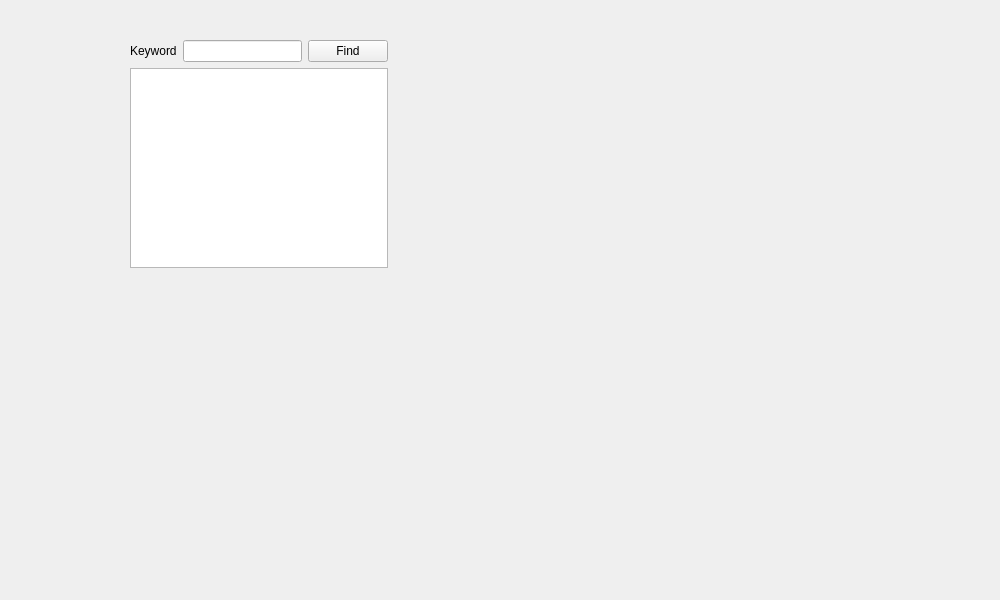
<?xml version="1.0" encoding="UTF-8"?>
<ui version="4.0">
 <class>TextFinder</class>
 <widget class="QWidget" name="TextFinder">
  <property name="geometry">
   <rect>
    <x>0</x>
    <y>0</y>
    <width>1000</width>
    <height>600</height>
   </rect>
  </property>
  <property name="windowTitle">
   <string>TextFinder</string>
  </property>
  <widget class="QWidget" name="">
   <property name="geometry">
    <rect>
     <x>130</x>
     <y>40</y>
     <width>258</width>
     <height>228</height>
    </rect>
   </property>
   <layout class="QVBoxLayout" name="verticalLayout">
    <item>
     <layout class="QHBoxLayout" name="horizontalLayout_2">
      <item>
       <widget class="QLabel" name="label">
        <property name="text">
         <string>Keyword</string>
        </property>
       </widget>
      </item>
      <item>
       <layout class="QHBoxLayout" name="horizontalLayout">
        <item>
         <widget class="QLineEdit" name="lineEdit"/>
        </item>
        <item>
         <widget class="QPushButton" name="findButton">
          <property name="text">
           <string>Find</string>
          </property>
         </widget>
        </item>
       </layout>
      </item>
     </layout>
    </item>
    <item>
     <widget class="QTextEdit" name="textEdit"/>
    </item>
   </layout>
  </widget>
 </widget>
 <resources/>
 <connections/>
</ui>
